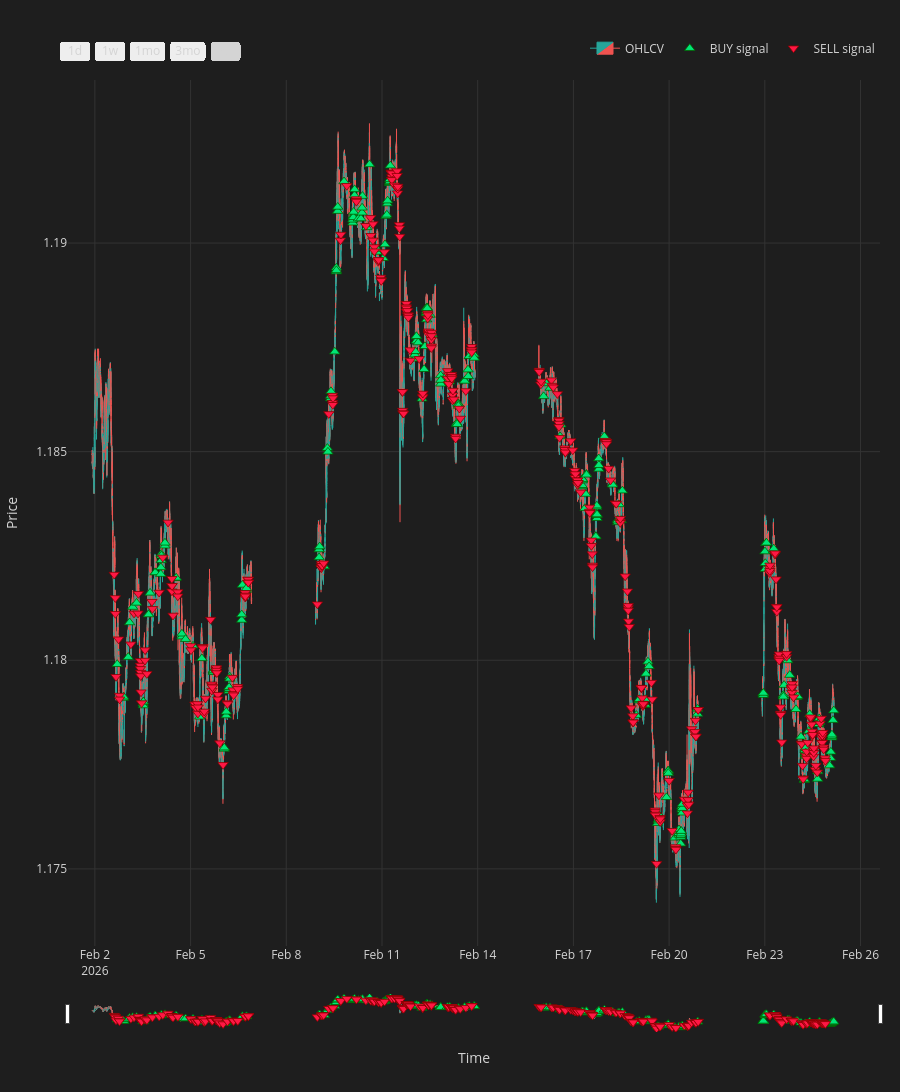

The cell this chart's notebook holds for it:
### Markdown cell above
## Candlestick Chart

Interactive OHLCV candlestick chart overlaid with gated trade signals.

- **▲ Green triangle (below bar)** — BUY signal (after regime + breakout gates)
- **▼ Red triangle (above bar)** — SELL signal (after regime + breakout gates)

Use the range-selector buttons or drag the range-slider at the bottom to zoom into any period. Hover over a marker to see the bar time and probability score.

### Code cell
## Visualise signals on candlestick chart with Plotly, showing how gating affects signal placement and frequency.
# ── Candlestick chart with gated signal markers ───────────────────────────────
import plotly.graph_objects as go

# Merge signal data with OHLC so markers have price context
df_chart = df_raw[['Time', 'Open', 'High', 'Low', 'Close']].copy()

# Pull gated signals and signal-bar probabilities
sig_cols = ['Time', 'signal', 'buy_prob', 'sell_prob']
df_chart = df_chart.merge(df_gated[sig_cols], on='Time', how='left')
df_chart['signal'] = df_chart['signal'].fillna(0).astype(int)

buy_bars  = df_chart[df_chart['signal'] ==  1]
sell_bars = df_chart[df_chart['signal'] == -1]

# ATR-based marker offset so arrows sit clear of the wicks
atr_series = df_chart['High'].rolling(14).mean() - df_chart['Low'].rolling(14).mean()
atr_mean   = float(atr_series.mean())
offset     = atr_mean * 0.5

fig = go.Figure()

# ── Candlesticks ──────────────────────────────────────────────────────────────
fig.add_trace(go.Candlestick(
    x=df_chart['Time'],
    open=df_chart['Open'], high=df_chart['High'],
    low=df_chart['Low'],   close=df_chart['Close'],
    name='OHLCV',
    increasing_line_color='#26a69a',
    decreasing_line_color='#ef5350',
    increasing_fillcolor='#26a69a',
    decreasing_fillcolor='#ef5350',
    line=dict(width=1),
))

# ── BUY markers — triangles below the low ────────────────────────────────────
fig.add_trace(go.Scatter(
    x=buy_bars['Time'],
    y=buy_bars['Low'] - offset,
    mode='markers',
    marker=dict(symbol='triangle-up', size=9, color='#00e676',
                line=dict(color='darkgreen', width=0.8)),
    name='BUY signal',
    # hovertemplate=(
    #     '<b>BUY</b><br>'
    #     'Time: %{x}<br>'
    #     'P(buy): %{customdata:.3f}<extra></extra>'
    # ),
    # customdata=buy_bars['buy_prob'].values,
))

# ── SELL markers — triangles above the high ───────────────────────────────────
fig.add_trace(go.Scatter(
    x=sell_bars['Time'],
    y=sell_bars['High'] + offset,
    mode='markers',
    marker=dict(symbol='triangle-down', size=9, color='#ff1744',
                line=dict(color='darkred', width=0.8)),
    name='SELL signal',
    # hovertemplate=(
    #     '<b>SELL</b><br>'
    #     'Time: %{x}<br>'
    #     'P(sell): %{customdata:.3f}<extra></extra>'
    # ),
    # customdata=sell_bars['sell_prob'].values,
))

# ── Layout ────────────────────────────────────────────────────────────────────
gate_label = []
if GATE_REGIME:    gate_label.append('regime')
if GATE_BREAKOUT:  gate_label.append('breakout')
gate_str = ' + '.join(gate_label) if gate_label else 'none'

fig.update_layout(
    # title=dict(
    #     text=(
    #         f'OHLCV with Gated Signals — {DS_NAME.split("/")[-1]}  |  '
    #         f'BUY: {len(buy_bars):,}   SELL: {len(sell_bars):,}   '
    #         f'(gates: {gate_str})'
    #     ),
    #     font_size=13,
    # ),
    xaxis=dict(
        title='Time',
        rangeslider=dict(visible=True, thickness=0.04),
        rangeselector=dict(buttons=[
            dict(count=1,  label='1d',  step='day',   stepmode='backward'),
            dict(count=7,  label='1w',  step='day',   stepmode='backward'),
            dict(count=1,  label='1mo', step='month', stepmode='backward'),
            dict(count=3,  label='3mo', step='month', stepmode='backward'),
            dict(step='all', label='All'),
        ]),
        type='date',
    ),
    yaxis=dict(title='Price', fixedrange=False),
    legend=dict(orientation='h', yanchor='bottom', y=1.02, xanchor='right', x=1),
    height=1200,
    margin=dict(l=60, r=20, t=80, b=60),
    hovermode='x unified',
    paper_bgcolor='#1e1e1e',
    plot_bgcolor='#1e1e1e',
    font=dict(color='#d4d4d4'),
    xaxis_gridcolor='#333',
    yaxis_gridcolor='#333',
)

fig.show()

### Figure 1 — Plotly figure (JSON) as saved in the notebook; plotly's stock layout.template omitted (floating-point values rounded to 4 significant figures; data arrays with more than 128 entries replaced by an {"elided": "..."} marker saying what was removed)
{"data": [{"close": {"elided": "24735 float values"}, "decreasing": {"fillcolor": "#ef5350", "line": {"color": "#ef5350"}}, "high": {"elided": "24735 float values"}, "increasing": {"fillcolor": "#26a69a", "line": {"color": "#26a69a"}}, "line": {"width": 1}, "low": {"elided": "24735 float values"}, "name": "OHLCV", "open": {"elided": "24735 float values"}, "type": "candlestick", "x": {"elided": "24735 str values"}}, {"marker": {"color": "#00e676", "line": {"color": "darkgreen", "width": 0.8}, "size": 9, "symbol": "triangle-up"}, "mode": "markers", "name": "BUY signal", "type": "scatter", "x": {"elided": "255 str values"}, "y": {"elided": "255 float values"}}, {"marker": {"color": "#ff1744", "line": {"color": "darkred", "width": 0.8}, "size": 9, "symbol": "triangle-down"}, "mode": "markers", "name": "SELL signal", "type": "scatter", "x": {"elided": "340 str values"}, "y": {"elided": "340 float values"}}], "layout": {"font": {"color": "#d4d4d4"}, "height": 1200, "hovermode": "x unified", "legend": {"orientation": "h", "x": 1, "xanchor": "right", "y": 1.02, "yanchor": "bottom"}, "margin": {"b": 60, "l": 60, "r": 20, "t": 80}, "paper_bgcolor": "#1e1e1e", "plot_bgcolor": "#1e1e1e", "xaxis": {"gridcolor": "#333", "rangeselector": {"buttons": [{"count": 1, "label": "1d", "step": "day", "stepmode": "backward"}, {"count": 7, "label": "1w", "step": "day", "stepmode": "backward"}, {"count": 1, "label": "1mo", "step": "month", "stepmode": "backward"}, {"count": 3, "label": "3mo", "step": "month", "stepmode": "backward"}, {"label": "All", "step": "all"}]}, "rangeslider": {"thickness": 0.04, "visible": true}, "title": {"text": "Time"}, "type": "date"}, "yaxis": {"fixedrange": false, "gridcolor": "#333", "title": {"text": "Price"}}}}
